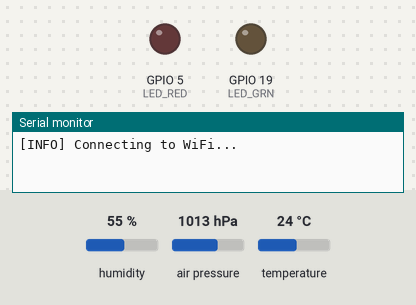
The sketch below on a simulated ESP32. Shown: output pins drawn as LEDs (lit = HIGH), the last lines printed to the serial monitor. The test bench sets the inputs (shaded band); at power-on: humidity 55 %, air pressure 1013 hPa, temperature 24 °C. WiFi joins after 1.5 s; servers stay silent unless stated; the local clock reads 2024-03-15 10:24:30 at power-on unless the sketch sets it; no MQTT or app messages arrive unless stated.

Above: at 0.1 s.
At 4.8 s:
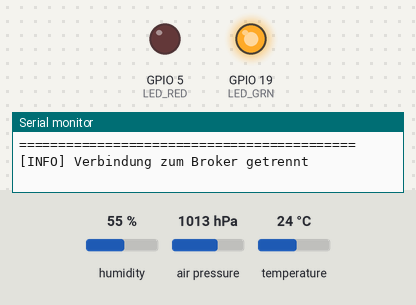
Timing chart, 0 to 6.4 s (numbered marks = the images above):
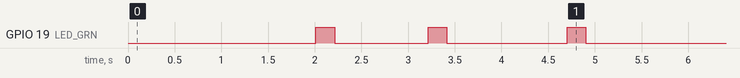

Measured:
- by itself, GPIO 19 (LED_GRN): goes HIGH 0.20 s, LOW 1.0 s, HIGH 0.20 s, LOW 1.3 s, HIGH 0.20 s, then LOW

The sketch:

weather_station_v.0.1.ino
```cpp
#include <Wire.h>
#include <Adafruit_Sensor.h>
#include <Adafruit_BME280.h>
#include <WiFi.h>
#include <time.h>
#include <ArduinoJson.h>
#include <PubSubClient.h>
// Pins
#define LED_RED 5
#define LED_GRN 19
#define SDA_PIN 21
#define SCL_PIN 22
#define RAIN_AIN 33

// WiFi credentials
const char* ssid     = "Blowjob 4 Internet";
const char* password = "63125233436437408416";
// Zeitzonen String für MEZ/MESZ
const char* tz = "CET-1CEST,M3.5.0,M10.5.0/3";
// BME280 Variablen
#define BME280_ADDRESS 0x76
Adafruit_BME280 bme;
// Mosquitto Variablen
const char* mqtt_server = "192.168.2.133";  // Ersetze dies mit der IP-Adresse deines MQTT Brokers
const int mqtt_port = 10883;
const char* mqtt_user = "default_user";   // Ersetze dies mit deinem MQTT-Benutzernamen
const char* mqtt_password = "DefaultPassword";
const char* topic = "weather";
// MQTT client
WiFiClient espClient;
PubSubClient client(espClient);

struct TimeData {
  int year;
  int month;
  int day;
  int hour;
  int minute;
};

struct BmeData {
  float temperature;
  float pressure;
  float humidity;
};

// Function to initialize every IC and Network Connection
bool systemInit() {
// Connect to WiFi ------------------------------
  Serial.print("[INFO] Connecting to WiFi...");
  WiFi.begin(ssid, password);
  while (WiFi.status() != WL_CONNECTED) {
    delay(1000);
    Serial.print(".");
  }
  Serial.println("[SUCC] connected!");
// Synchronize local time -----------------------
  configTzTime(tz, "pool.ntp.org");
  Serial.println("[SUCC] Time synchronized");
// Initialize BME280 ----------------------------
  Wire.begin(SDA_PIN, SCL_PIN);
  if (!bme.begin(BME280_ADDRESS)) {
    Serial.println("[ERROR] Could not find a valid BME280 sensor, check wiring!");
    return false;
  }
  Serial.println("[SUCC] BME280 initialized.");
  return true;
}

// Methode zum Trennen aller Netzwerk und I2C Verbindungen
void systemDecon() {
// I2C Verbindung trennen -----------------------
  Wire.end();
// WiFi Verbindung trennen ----------------------
  WiFi.disconnect(true);  // true bedeutet, dass die Verbindung auch vom Access Point getrennt wird
  WiFi.mode(WIFI_OFF);    // Setze den Wi-Fi-Modus auf OFF, um alle Wi-Fi-Funktionen zu deaktivieren
  Serial.println("Wi-Fi-Verbindung getrennt und Wi-Fi-Modus auf OFF gesetzt.");
}

// Gehe bis zu den nächsten vollen 10 Minuten in den Sleep (aktuell delay).
// z.B. 17:00 sleep bis 17:10, 17:14 sleep bis 17:20.
void sleepToFullSixth() {
  struct tm timeinfo;
  if (!getLocalTime(&timeinfo)) {
    Serial.println("[ERROR] Fehler beim Abrufen der Zeit");
    return;
  }
  // Aktuelle Minuten und Sekunden abrufen
  int aktuelleMinuten = timeinfo.tm_min;
  int aktuelleSekunden = timeinfo.tm_sec;
  // Berechne verbleibende Zeit bis zur nächsten vollen 10-Minuten-Marke
  int minutenBisVoll = 10 - (aktuelleMinuten % 10);  // Minuten bis zur nächsten vollen 10-Minuten-Marke
  unsigned long sekundenBisVoll = (minutenBisVoll * 60) - aktuelleSekunden; // Berechnung der Sekunden bis zur nächsten vollen Minutenmarke

  Serial.print("[INFO] Schlafen bis zur nächsten vollen 10-Minuten-Marke in ");
  Serial.print(sekundenBisVoll);
  Serial.println(" Sekunden");

  Serial.println("[INFO] Gehe in Sleep...");
  delay(sekundenBisVoll*1000);
}

// Return BME sensor Data as float array
BmeData readBME280Data() {
  BmeData bmeData;
  bmeData.temperature = bme.readTemperature();
  bmeData.humidity    = bme.readHumidity();
  bmeData.pressure    = bme.readPressure()/100.0F;
  return bmeData;
}

// Function to get data from MH-RD rain sensor
bool readRainSensor() {
  int rainValue = analogRead(RAIN_AIN);
  return rainValue<=3000;
}

TimeData* getCurrentTime() {
  struct tm timeinfo;
  if(!getLocalTime(&timeinfo)) {
    Serial.println("Failed to obtain time");
    return nullptr;
  }
  TimeData* timeDataPtr = new TimeData;

  timeDataPtr->year   = timeinfo.tm_year + 1900;
  timeDataPtr->month  = timeinfo.tm_mon + 1;
  timeDataPtr->day    = timeinfo.tm_mday;
  timeDataPtr->hour   = timeinfo.tm_hour;
  timeDataPtr->minute = timeinfo.tm_min;

  return timeDataPtr;
}

String createJsonPayload( const TimeData &timeData,
                          const BmeData &bmeData,
                          bool isRaining)
{
  StaticJsonDocument<256> doc;
  doc["year"]         = timeData.year;
  doc["month"]        = timeData.month;
  doc["day"]          = timeData.day;
  doc["hour"]         = timeData.hour;
  doc["minute"]       = timeData.minute;
  doc["temperature"]  = bmeData.temperature;
  doc["pressure"]     = bmeData.pressure;
  doc["humidity"]     = bmeData.humidity;
  doc["rain"]         = isRaining;

  String output;
  serializeJson(doc, output);
  return output;
}

void sendJsonPayload(String payload) {
  if (!connectToMQTT()) {
    Serial.println("[ERROR] Fehler beim Verbinden mit dem Broker");
    return;
  }
  // Konvertiere den String in ein C-String (char array)
  char msg[payload.length() + 1];
  payload.toCharArray(msg, payload.length() + 1);

  // Sende den Payload an das spezifizierte Thema
  if (client.publish(topic, msg)) {
    Serial.println("===========================================");
    Serial.println("[SUCC] Payload erfolgreich gesendet: \n" + payload);
    Serial.println("===========================================");
  } else {
    Serial.println("[ERROR] Fehler beim Senden des Payloads");
  }

  // Trenne die Verbindung zum Broker
  client.disconnect();
  Serial.println("[INFO] Verbindung zum Broker getrennt");
}

bool connectToMQTT() {
  Serial.print("Verbinde mit MQTT-Broker...");
  // Verwende connect mit Benutzername und Passwort
  if (client.connect("ESP32WeatherClient", mqtt_user, mqtt_password)) {
    Serial.println("verbunden");
    return true;
  } else {
    Serial.print("[ERROR] Verbindung fehlgeschlagen, rc=");
    Serial.println(client.state());
    return false;
  }
}

void blinkLed(int LED) {
  digitalWrite(LED,HIGH);
  delay(200);
  digitalWrite(LED,LOW);
  delay(1000);
}

void setup() {
  // Start serial communication
  Serial.begin(9600);
  // Initialize Status LEDs
  pinMode(LED_RED,OUTPUT);
  pinMode(LED_GRN,OUTPUT);
  // Setup for MQTT
  client.setServer(mqtt_server, mqtt_port);
}

void loop() {
  if(!systemInit()) {
    digitalWrite(LED_RED,HIGH);
    while (1);
  }
  blinkLed(LED_GRN);

  BmeData bmeData = readBME280Data();
  bool isRaining = readRainSensor();
  TimeData* timeDataPtr = getCurrentTime();
  blinkLed(LED_GRN);

  String jsonDataString = "";
  if(timeDataPtr != nullptr) {
    jsonDataString = createJsonPayload(*timeDataPtr, bmeData, isRaining);
    sendJsonPayload(jsonDataString);
    blinkLed(LED_GRN);
  } else {
    Serial.print("[ERROR] Fehler beim Lesen der Zeit");
    blinkLed(LED_RED);
  }

  systemDecon();
  sleepToFullSixth();
}
```
